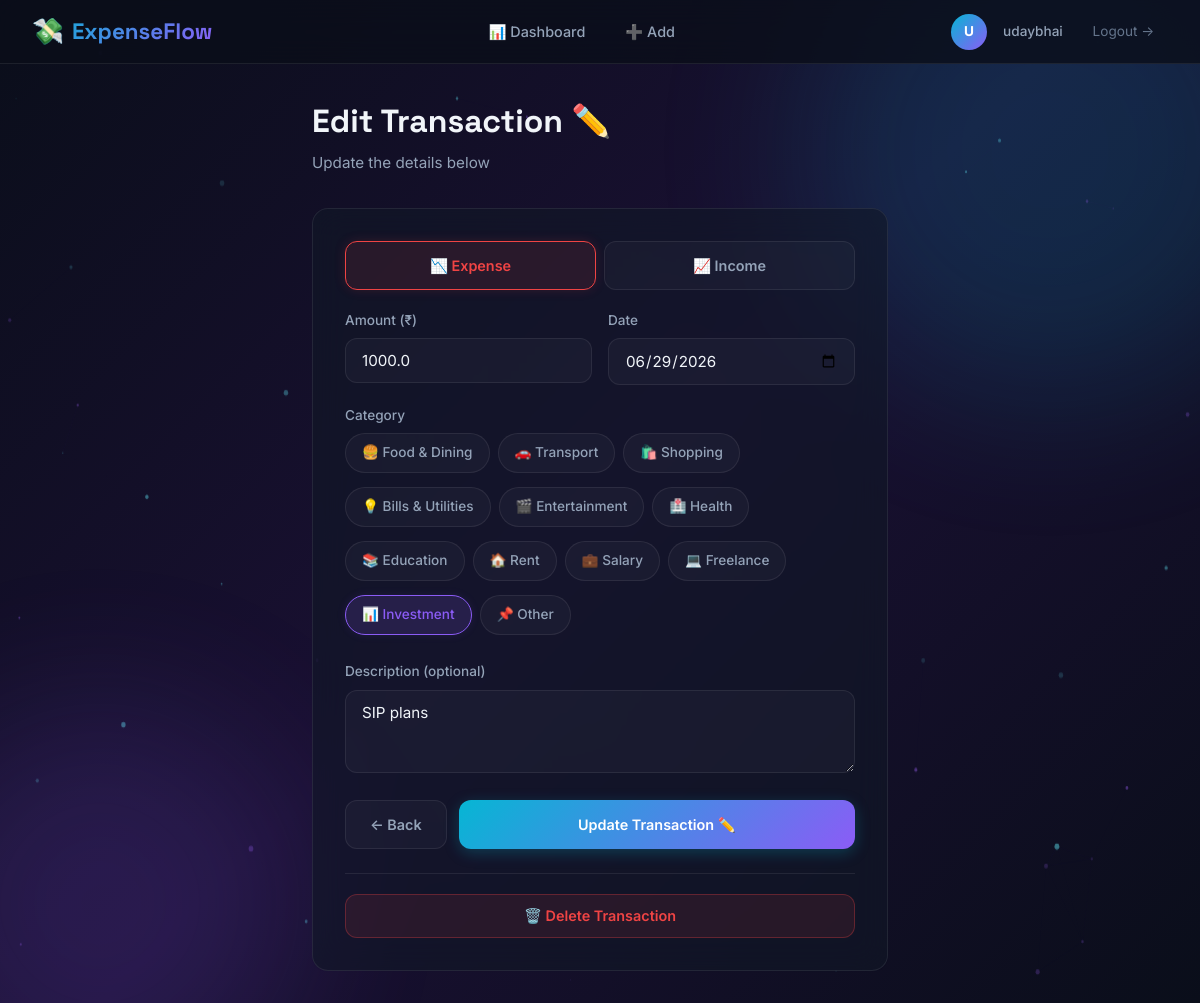
/edit/2 (signed in), run on the app's committed database.
### models.py (models this page shows, shortened)
class User(UserMixin, db.Model):
    id = db.Column(db.Integer, primary_key=True)
    username = db.Column(db.String(80), unique=True, nullable=False)
    email = db.Column(db.String(120), unique=True, nullable=False)
    password_hash = db.Column(db.String(256), nullable=False)
    created_at = db.Column(db.DateTime, default=lambda: datetime.now(timezone.utc))
    transactions = db.relationship('Transaction', backref='user', lazy=True, cascade='all, delete-orphan')

class Transaction(db.Model):
    id = db.Column(db.Integer, primary_key=True)
    user_id = db.Column(db.Integer, db.ForeignKey('user.id'), nullable=False)
    type = db.Column(db.String(10), nullable=False)  # 'income' or 'expense'
    amount = db.Column(db.Float, nullable=False)
    category = db.Column(db.String(50), nullable=False)
    description = db.Column(db.String(200), default='')
    date = db.Column(db.Date, nullable=False, default=lambda: datetime.now(timezone.utc).date())
    created_at = db.Column(db.DateTime, default=lambda: datetime.now(timezone.utc))

### app.py (the view, shortened to what this page needs)
@app.route('/edit/<int:txn_id>', methods=['GET', 'POST'])
@login_required
def edit_transaction(txn_id):
    txn = Transaction.query.get_or_404(txn_id)
    if txn.user_id != current_user.id:
        flash('Unauthorized.', 'error')
        return redirect(url_for('dashboard'))
    return render_template('edit_transaction.html', txn=txn)

### app.py (called while the page is built)
@login_manager.user_loader
def load_user(user_id):
    return db.session.get(User, int(user_id))

### templates/edit_transaction.html (shortened to what this page needs)
{% extends "base.html" %}
{% block content %}
<div class="main-content" style="max-width: 640px;">
    <div class="page-header">
        <h1>Edit Transaction ✏️</h1>
        <p>Update the details below</p>
    </div>
    <div class="glass-card" style="padding: 2rem; animation: slideUp 0.5s ease-out;">
        <form method="POST" action="{{ url_for('edit_transaction', txn_id=txn.id) }}">
            <div class="type-toggle">
                <label for="type-expense">📉 Expense</label>
                <label for="type-income">📈 Income</label>
            </div>
            <div class="form-row">
                <div class="form-group">
                    <label for="amount">Amount (₹)</label>
                    <input
                        type="number"
                        id="amount"
                        name="amount"
                        class="form-input"
                        value="{{ txn.amount }}"
                        step="0.01"
                        min="0.01"
                        required
                    >
                </div>
                <div class="form-group">
                    <label for="date">Date</label>
                    <input
                        type="date"
                        id="date"
                        name="date"
                        class="form-input"
                        value="{{ txn.date.strftime('%Y-%m-%d') }}"
                        required
                    >
                </div>
            </div>
            <div class="form-group">
                <label>Category</label>
                <div class="category-pills" id="category-pills">
                    {% set categories = [
                        ('Food & Dining', '🍔'),
                        ('Transport', '🚗'),
                        ('Shopping', '🛍️'),
                        ('Bills & Utilities', '💡'),
                        ('Entertainment', '🎬'),
                        ('Health', '🏥'),
                        ('Education', '📚'),
                        ('Rent', '🏠'),
                        ('Salary', '💼'),
                        ('Freelance', '💻'),
                        ('Investment', '📊'),
                        ('Other', '📌'),
                    ] %}
                    {% for name, icon in categories %}
                    <label for="cat-{{ loop.index }}" class="category-pill">{{ icon }} {{ name }}</label>
                    {% endfor %}
                </div>
            </div>
            <div class="form-group">
                <label for="description">Description (optional)</label>
                <textarea
                    id="description"
                    name="description"
                    class="form-input"
                    placeholder="What was this transaction for?"
                    rows="3"
                >{{ txn.description }}</textarea>
            </div>
            <div style="display: flex; gap: 0.75rem; margin-top: 0.5rem;">
                <a href="{{ url_for('dashboard') }}" class="btn btn-secondary" style="flex: 0 0 auto;">← Back</a>
                <button type="submit" class="btn btn-primary btn-block" id="update-btn">
                    Update Transaction ✏️
                </button>
            </div>
        </form>
        <div style="margin-top: 1.5rem; padding-top: 1.25rem; border-top: 1px solid var(--border-glass);">
            <form method="POST" action="{{ url_for('delete_transaction', txn_id=txn.id) }}" onsubmit="return confirm('Are you sure you want to delete this transaction?');">
                <button type="submit" class="btn btn-danger btn-block" id="delete-btn">
                    🗑️ Delete Transaction
                </button>
            </form>
        </div>
    </div>
</div>
{% endblock %}

### templates/base.html (shortened to what this page needs)
<!DOCTYPE html>
<html lang="en">
<head>
    <link rel="stylesheet" href="{{ url_for('static', filename='css/style.css') }}">
</head>
<body>
    <canvas id="particles-canvas"></canvas>
    {% if current_user.is_authenticated %}
    <nav class="navbar">
        <a href="{{ url_for('dashboard') }}" class="nav-brand">
            <span class="brand-icon">💸</span>
            ExpenseFlow
        </a>
        <ul class="nav-links">
            <li>
                <a href="{{ url_for('dashboard') }}" class="{{ 'active' if request.endpoint == 'dashboard' }}">
                    📊 Dashboard
                </a>
            </li>
            <li>
                <a href="{{ url_for('add_transaction') }}" class="{{ 'active' if request.endpoint == 'add_transaction' }}">
                    ➕ Add
                </a>
            </li>
        </ul>
        <div class="nav-user">
            <div class="avatar">{{ current_user.username[0] }}</div>
            <span class="username">{{ current_user.username }}</span>
            <a href="{{ url_for('logout') }}" class="btn-logout">Logout →</a>
        </div>
    </nav>
    {% endif %}
    {% block content %}{% endblock %}
</body>
</html>

### data on the page
User: username "U", username "udaybhai"
Transaction: amount "1000.0", date "06/29/2026", description "SIP plans"

### other printed values
{{ icon }} "🍔" "🚗" "🛍️" "💡" "🎬" "🏥" "📚" "🏠" "💼" "💻" "📊" "📌"
{{ name }} "Food & Dining" "Transport" "Shopping" "Bills & Utilities" "Entertainment" "Health" "Education" "Rent" "Salary" "Freelance" "Investment" "Other"
